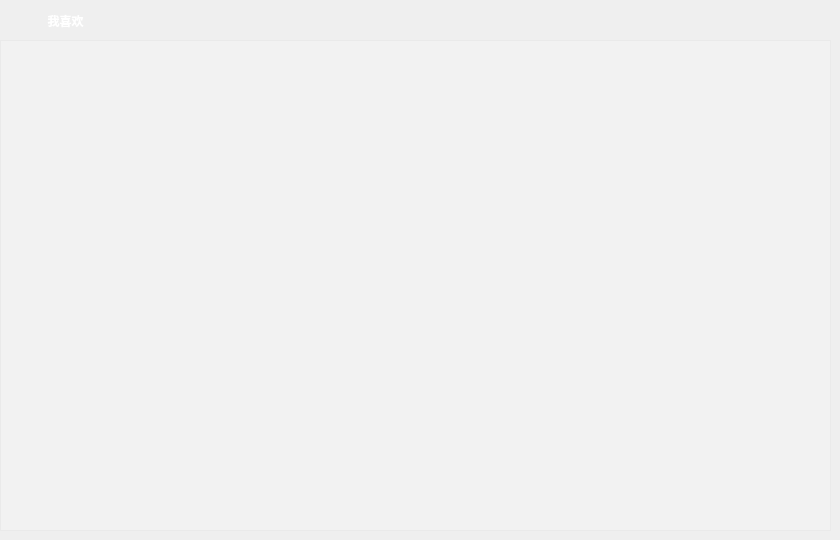
   <widget class="QWidget" name="page_2">
    <widget class="QLabel" name="titleLabel_4">
     <property name="enabled">
      <bool>true</bool>
     </property>
     <property name="geometry">
      <rect>
       <x>30</x>
       <y>0</y>
       <width>71</width>
       <height>41</height>
      </rect>
     </property>
     <property name="font">
      <font>
       <family>Microsoft YaHei UI</family>
       <pointsize>9</pointsize>
       <weight>75</weight>
       <italic>false</italic>
       <bold>true</bold>
      </font>
     </property>
     <property name="styleSheet">
      <string notr="true">color:rgb(255, 255, 255);
</string>
     </property>
     <property name="text">
      <string>我喜欢</string>
     </property>
     <property name="alignment">
      <set>Qt::AlignCenter</set>
     </property>
    </widget>
    <widget class="MusicListWidget" name="favorMusicWidget">
     <property name="geometry">
      <rect>
       <x>0</x>
       <y>40</y>
       <width>831</width>
       <height>491</height>
      </rect>
     </property>
     <property name="font">
      <font>
       <weight>75</weight>
       <bold>true</bold>
      </font>
     </property>
     <property name="styleSheet">
      <string notr="true">color: rgb(255, 255, 255);
background-color: rgba(255, 255, 255, 50);
</string>
     </property>
     <property name="horizontalScrollBarPolicy">
      <enum>Qt::ScrollBarAlwaysOff</enum>
     </property>
     <property name="sizeAdjustPolicy">
      <enum>QAbstractScrollArea::AdjustToContentsOnFirstShow</enum>
     </property>
     <property name="selectionMode">
      <enum>QAbstractItemView::SingleSelection</enum>
     </property>
     <property name="isWrapping" stdset="0">
      <bool>false</bool>
     </property>
     <property name="wordWrap">
      <bool>false</bool>
     </property>
     <property name="selectionRectVisible">
      <bool>false</bool>
     </property>
     <property name="sortingEnabled">
      <bool>false</bool>
     </property>
    </widget>
    <widget class="QPushButton" name="btnAddtoFavor">
     <property name="geometry">
      <rect>
       <x>0</x>
       <y>0</y>
       <width>35</width>
       <height>41</height>
      </rect>
     </property>
     <property name="minimumSize">
      <size>
       <width>35</width>
       <height>35</height>
      </size>
     </property>
     <property name="cursor">
      <cursorShape>PointingHandCursor</cursorShape>
     </property>
     <property name="toolTip">
      <string>添加音乐</string>
     </property>
     <property name="styleSheet">
      <string notr="true">QPushButton
{
background-image: url(:/image/image/image/add.png);
background-repeat:no-repeat;
background-position:center center;
border:none;
}

QPushButton:hover{
background-image: url(:/image/image/image-hover/add-hover.png);
background-repeat:no-repeat;
background-position:center center;
}

QPushButton:pressed{
background-image: url(:/image/image/image/add.png);
background-repeat:no-repeat;
background-position:center center;
}
</string>
     </property>
     <property name="text">
      <string/>
     </property>
    </widget>
    <widget class="QWidget" name="layoutWidget_2">
     <property name="geometry">
      <rect>
       <x>670</x>
       <y>0</y>
       <width>155</width>
       <height>43</height>
      </rect>
     </property>
     <layout class="QHBoxLayout" name="horizontalLayout_3">
      <item>
       <widget class="QPushButton" name="btnSortSinger_2">
        <property name="font">
         <font>
          <family>Microsoft YaHei UI</family>
          <pointsize>10</pointsize>
          <weight>75</weight>
          <bold>true</bold>
         </font>
        </property>
        <property name="cursor">
         <cursorShape>PointingHandCursor</cursorShape>
        </property>
        <property name="toolTip">
         <string>按歌手名排序</string>
        </property>
        <property name="styleSheet">
         <string notr="true"/>
        </property>
        <property name="text">
         <string/>
        </property>
        <property name="icon">
         <iconset resource="imagefile.qrc">
          <normaloff>:/image/image/image/singer.png</normaloff>:/image/image/image/singer.png</iconset>
        </property>
        <property name="iconSize">
         <size>
          <width>30</width>
          <height>30</height>
         </size>
        </property>
        <property name="flat">
         <bool>true</bool>
        </property>
       </widget>
      </item>
      <item>
       <widget class="QPushButton" name="btnSortTitle_2">
        <property name="font">
         <font>
          <family>Microsoft YaHei UI</family>
          <pointsize>10</pointsize>
          <weight>75</weight>
          <bold>true</bold>
         </font>
        </property>
        <property name="cursor">
         <cursorShape>PointingHandCursor</cursorShape>
        </property>
        <property name="toolTip">
         <string>按歌曲名排序</string>
        </property>
        <property name="styleSheet">
         <string notr="true"/>
        </property>
        <property name="text">
         <string/>
        </property>
        <property name="icon">
         <iconset resource="imagefile.qrc">
          <normaloff>:/image/image/image/sort-alpha-asc_ea48_ether.png</normaloff>:/image/image/image/sort-alpha-asc_ea48_ether.png</iconset>
        </property>
        <property name="iconSize">
         <size>
          <width>30</width>
          <height>30</height>
         </size>
        </property>
        <property name="flat">
         <bool>true</bool>
        </property>
       </widget>
      </item>
      <item>
       <widget class="QPushButton" name="btnSortDuration_2">
        <property name="font">
         <font>
          <family>Microsoft YaHei UI</family>
          <pointsize>10</pointsize>
          <weight>75</weight>
          <bold>true</bold>
         </font>
        </property>
        <property name="cursor">
         <cursorShape>PointingHandCursor</cursorShape>
        </property>
        <property name="toolTip">
         <string>按时长排序</string>
        </property>
        <property name="styleSheet">
         <string notr="true"/>
        </property>
        <property name="text">
         <string/>
        </property>
        <property name="icon">
         <iconset resource="imagefile.qrc">
          <normaloff>:/image/image/image/duration.png</normaloff>:/image/image/image/duration.png</iconset>
        </property>
        <property name="iconSize">
         <size>
          <width>30</width>
          <height>30</height>
         </size>
        </property>
        <property name="flat">
         <bool>true</bool>
        </property>
       </widget>
      </item>
     </layout>
    </widget>
    <widget class="QPushButton" name="btnNeaten_2">
     <property name="geometry">
      <rect>
       <x>590</x>
       <y>0</y>
       <width>41</width>
       <height>41</height>
      </rect>
     </property>
     <property name="font">
      <font>
       <family>Microsoft YaHei UI</family>
       <pointsize>10</pointsize>
       <weight>75</weight>
       <bold>true</bold>
      </font>
     </property>
     <property name="cursor">
      <cursorShape>PointingHandCursor</cursorShape>
     </property>
     <property name="toolTip">
      <string>整理歌曲（排序且去除重复）</string>
     </property>
     <property name="styleSheet">
      <string notr="true"/>
     </property>
     <property name="text">
      <string/>
     </property>
     <property name="icon">
      <iconset resource="imagefile.qrc">
       <normaloff>:/image/image/image/remove_dup.png</normaloff>:/image/image/image/remove_dup.png</iconset>
     </property>
     <property name="iconSize">
      <size>
       <width>30</width>
       <height>30</height>
      </size>
     </property>
     <property name="flat">
      <bool>true</bool>
     </property>
    </widget>
    <widget class="QPushButton" name="btnClear_3">
     <property name="geometry">
      <rect>
       <x>100</x>
       <y>0</y>
       <width>41</width>
       <height>41</height>
      </rect>
     </property>
     <property name="font">
      <font>
       <family>Microsoft YaHei UI</family>
       <pointsize>10</pointsize>
       <weight>75</weight>
       <bold>true</bold>
      </font>
     </property>
     <property name="cursor">
      <cursorShape>PointingHandCursor</cursorShape>
     </property>
     <property name="toolTip">
      <string>清空当前列表</string>
     </property>
     <property name="styleSheet">
      <string notr="true"/>
     </property>
     <property name="text">
      <string/>
     </property>
     <property name="icon">
      <iconset resource="imagefile.qrc">
       <normaloff>:/image/image/image/clear.png</normaloff>:/image/image/image/clear.png</iconset>
     </property>
     <property name="iconSize">
      <size>
       <width>30</width>
       <height>30</height>
      </size>
     </property>
     <property name="flat">
      <bool>true</bool>
     </property>
    </widget>
   </widget>
